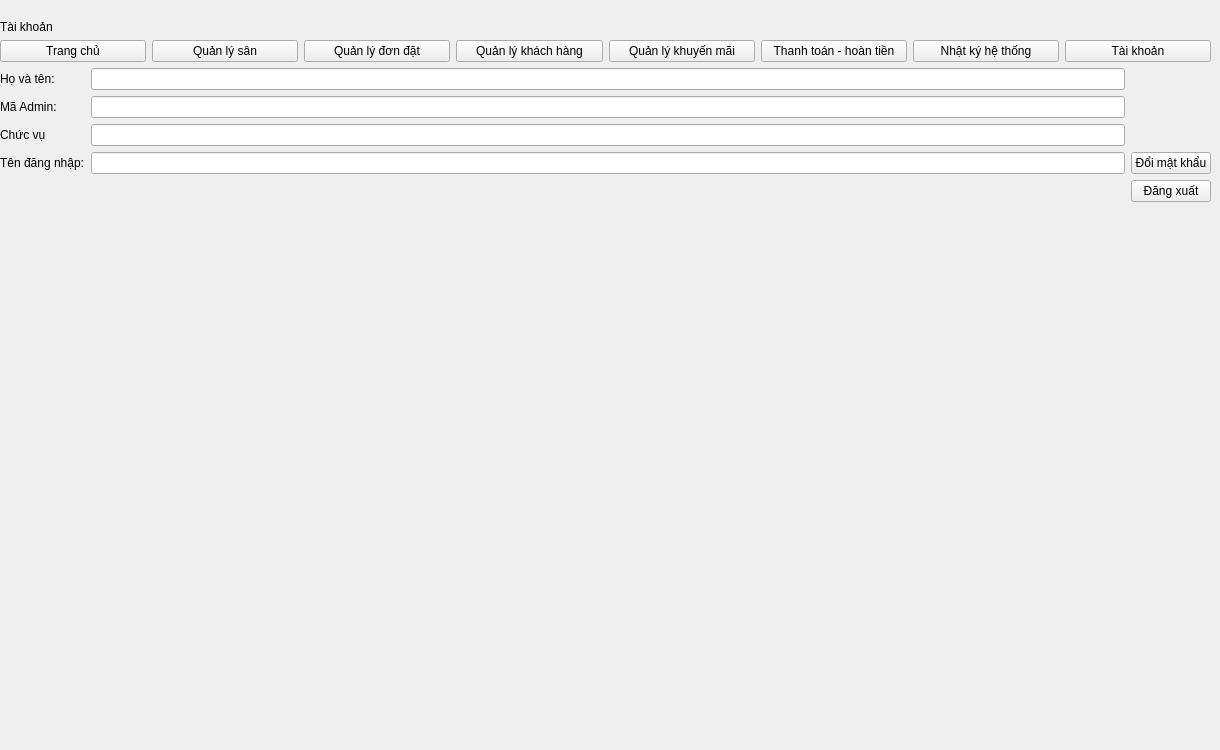
    <widget class="QWidget" name="page">
     <widget class="QWidget" name="gridLayoutWidget_11">
      <property name="geometry">
       <rect>
        <x>0</x>
        <y>20</y>
        <width>1211</width>
        <height>721</height>
       </rect>
      </property>
      <layout class="QGridLayout" name="gridLayout_12">
       <item row="0" column="0">
        <widget class="QLabel" name="label_12">
         <property name="text">
          <string>Tài khoản</string>
         </property>
        </widget>
       </item>
       <item row="1" column="0">
        <layout class="QHBoxLayout" name="horizontalLayout_16">
         <item>
          <widget class="QPushButton" name="pushButton_trangchu_8">
           <property name="text">
            <string>Trang chủ</string>
           </property>
          </widget>
         </item>
         <item>
          <widget class="QPushButton" name="pushButton_quanlysan_8">
           <property name="text">
            <string>Quản lý sân</string>
           </property>
          </widget>
         </item>
         <item>
          <widget class="QPushButton" name="pushButton_qldon_8">
           <property name="text">
            <string>Quản lý đơn đặt</string>
           </property>
          </widget>
         </item>
         <item>
          <widget class="QPushButton" name="pushButton_qlkhachhang_8">
           <property name="text">
            <string>Quản lý khách hàng</string>
           </property>
          </widget>
         </item>
         <item>
          <widget class="QPushButton" name="pushButton_qlkhmai_8">
           <property name="text">
            <string>Quản lý khuyến mãi</string>
           </property>
          </widget>
         </item>
         <item>
          <widget class="QPushButton" name="pushButton_ttht_8">
           <property name="text">
            <string>Thanh toán - hoàn tiền</string>
           </property>
          </widget>
         </item>
         <item>
          <widget class="QPushButton" name="pushButton_adminlog_8">
           <property name="text">
            <string>Nhật ký hệ thống</string>
           </property>
          </widget>
         </item>
         <item>
          <widget class="QPushButton" name="pushButton_taikhoan_8">
           <property name="text">
            <string>Tài khoản</string>
           </property>
          </widget>
         </item>
        </layout>
       </item>
       <item row="2" column="0">
        <layout class="QGridLayout" name="gridLayout_13">
         <item row="3" column="0">
          <widget class="QLabel" name="label_16">
           <property name="text">
            <string>Tên đăng nhập:</string>
           </property>
          </widget>
         </item>
         <item row="5" column="3">
          <spacer name="verticalSpacer_5">
           <property name="orientation">
            <enum>Qt::Vertical</enum>
           </property>
           <property name="sizeHint" stdset="0">
            <size>
             <width>20</width>
             <height>40</height>
            </size>
           </property>
          </spacer>
         </item>
         <item row="0" column="3">
          <widget class="QLineEdit" name="lineEdit_hvt"/>
         </item>
         <item row="1" column="0">
          <widget class="QLabel" name="label_14">
           <property name="text">
            <string>Mã Admin:</string>
           </property>
          </widget>
         </item>
         <item row="0" column="0">
          <widget class="QLabel" name="label_13">
           <property name="text">
            <string>Họ và tên:</string>
           </property>
          </widget>
         </item>
         <item row="1" column="3">
          <widget class="QLineEdit" name="lineEdit_aadim"/>
         </item>
         <item row="2" column="3">
          <widget class="QLineEdit" name="lineEdit_chucvu"/>
         </item>
         <item row="2" column="0">
          <widget class="QLabel" name="label_15">
           <property name="text">
            <string>Chức vụ</string>
           </property>
          </widget>
         </item>
         <item row="3" column="3">
          <widget class="QLineEdit" name="lineEdit_tendangnhap"/>
         </item>
         <item row="3" column="4">
          <widget class="QPushButton" name="pushButton_doimk">
           <property name="text">
            <string>Đổi mật khẩu</string>
           </property>
          </widget>
         </item>
         <item row="4" column="4">
          <widget class="QPushButton" name="pushButton_dangxuat">
           <property name="text">
            <string>Đăng xuất</string>
           </property>
          </widget>
         </item>
        </layout>
       </item>
      </layout>
     </widget>
    </widget>
